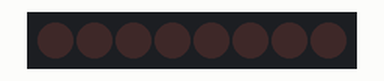
This program was run on a simulated Raspberry Pi (header pin numbers). On the bench: 8 shift-register outputs drawn as a row of LEDs (first output left, lit = HIGH).

Above: at 0.3 s.
At 0.85 s:
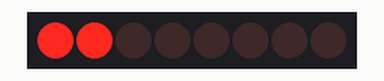
At 1.15 s:
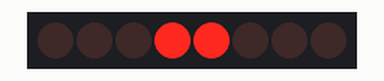
At 1.45 s:
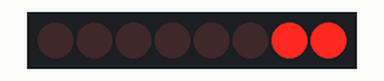
At 2.35 s:
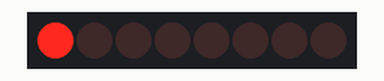
At 3.15 s:
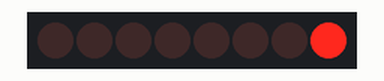
Timing chart, 0 to 3.7 s (numbered marks = the images above):
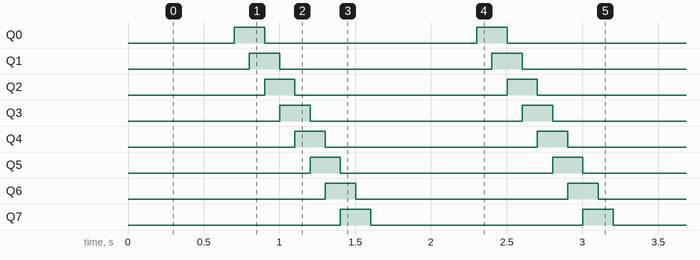

The program:

Rasp_Pi_17ShiftRegisterBarGraph.py
```python
import RPi.GPIO as GPIO
import time

#define data bit transferred by shift register to latch
LSBFIRST = 1
MSBFIRST = 2

#define pins that connect to 74HC595
dataPin = 11 #DS Pin (14)
latchPin = 13 #ST_CP Pin(12)
clockPin = 15 #SH_CP Pin(11)

def setup():
    GPIO.setmode(GPIO.BOARD);
    GPIO.setup(dataPin, GPIO.OUT)
    GPIO.setup(latchPin, GPIO.OUT)
    GPIO.setup(clockPin, GPIO.OUT)

#enables serial transmission protocol by bit shifting
def shiftOut(dPin,cPin,order,val):
    for i in range(0,8):
        GPIO.output(cPin,GPIO.LOW)
        if(order == LSBFIRST):
            GPIO.output(dPin,(0x01&(val>>i)==0x01) and GPIO.HIGH or GPIO.LOW)
        elif(order == MSBFIRST):
            GPIO.output(dPin,(0x80&(val>>i)==0x80) and GPIO.HIGH or GPIO.LOW)

    GPIO.output(cPin,GPIO.HIGH)

#main
def loop():
    while True:
        x = 0x01 #address for LED output
        for i in range(0,8):
            GPIO.output(latchPin, GPIO.LOW)
            shiftOut(dataPin, clockPin, LSBFIRST,x) #send data to 74HC595
            GPIO.output(latchPin,GPIO.HIGH) #send high level to latch pin to stop reading data and update output
            x<<=1 #performs shift operation to turn on next LED
            time.sleep(0.1)

        x = 0x80
        for i in range(0,8):
            GPIO.output(latchPin, GPIO.LOW)
            shiftOut(dataPin, clockPin, LSBFIRST,x)
            GPIO.output(latchPin,GPIO.HIGH)
            x>>=1
            time.sleep(0.1)

#disable GPIO port
def destroy():
    GPIO.cleanup()

if __name__ == "__main__":
    setup()
    try:
        loop()
    except KeyboardInterrupt:
        destroy()
```

Measured:
- by itself, Q0–7: alternates HIGH for 0.20 s and LOW for 1.4 s
- by itself, everything shown: repeats every 1.6 s, in 10 steps
